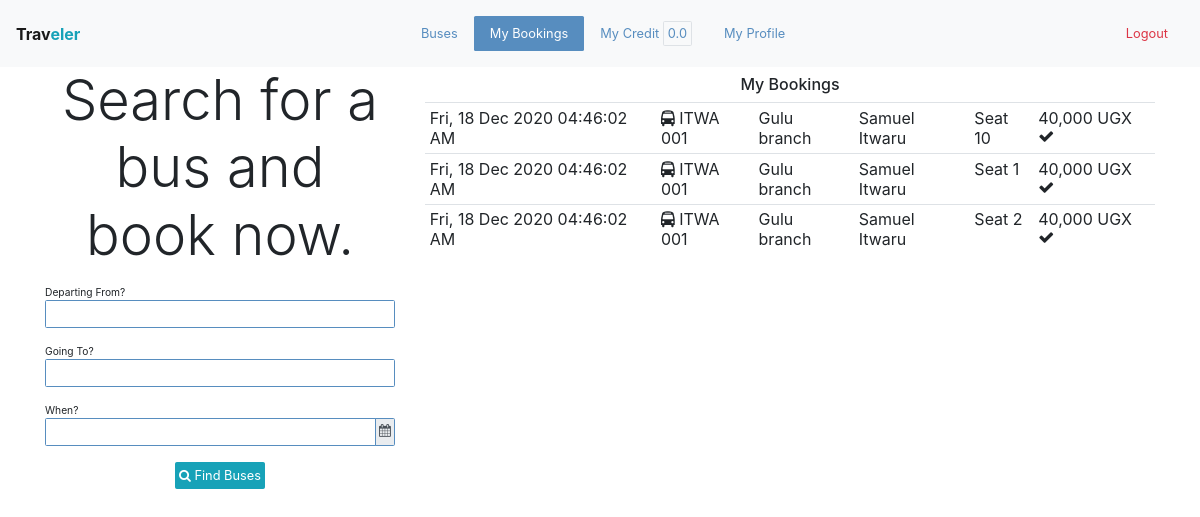
The page /booking/passenger (signed in) on the database as committed earlier.
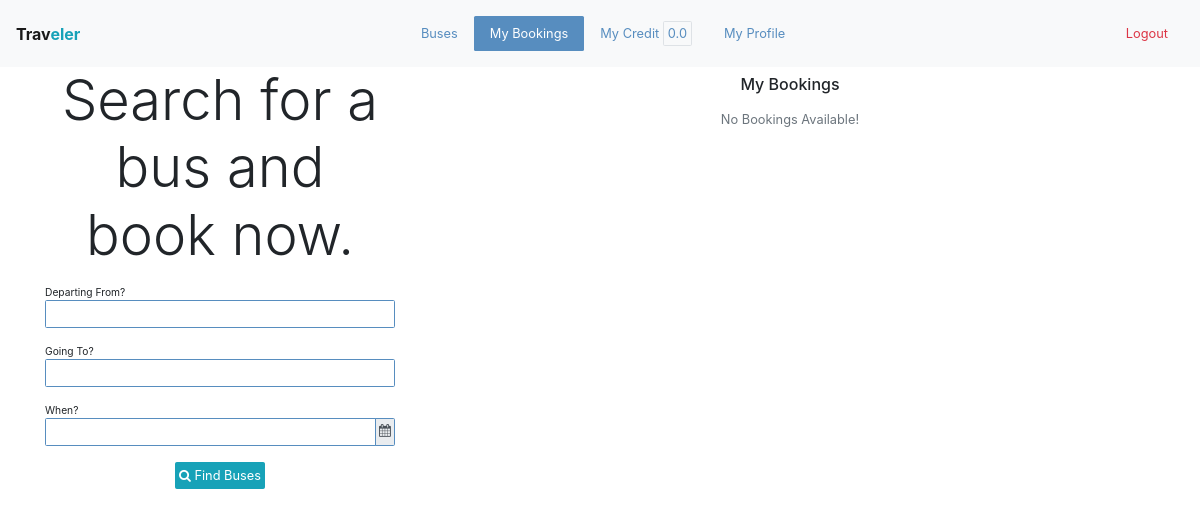
The same page on the database as committed later.
### app/models/models.py (models this page shows, shortened)
class Profile(db.Model):
    id = db.Column(db.Integer, primary_key=True)
    first_name = db.Column(db.String(64))
    last_name = db.Column(db.String(64))
    email = db.Column(db.String(64), unique=True)
    telephone = db.Column(db.String(16))
    email_valid = db.Column(db.Boolean, default=False)
    telephone_valid = db.Column(db.Boolean, default=False)
    credit = db.Column(db.Float, default=0.0)
    is_admin = db.Column(db.Boolean())
    is_manager = db.Column(db.Boolean())
    is_cashier = db.Column(db.Boolean())
    is_passenger = db.Column(db.Boolean())
    branch_id = db.Column(db.Integer, db.ForeignKey("branch.id"))
    user_id = db.Column(db.Integer, db.ForeignKey("user.id", ondelete="CASCADE"))
    payments = db.relationship("Payment", backref="profile")
    def display_name(self):
        return f"{self.first_name} {self.last_name}"

class TimestampedModel(Model):
    created_at = Column(DateTime, default=now())
    updated_at = Column(DateTime)

class Booking(db.Model, TimestampedModel):
    id = db.Column(db.Integer, primary_key=True)
    passenger_name = db.Column(db.String(128), nullable=False)
    passenger_telephone = db.Column(db.String(16))
    seat_number = db.Column(db.String(3))
    pickup = db.Column(db.String(64), nullable=False)
    stop = db.Column(db.String(64), nullable=False)
    fare = db.Column(db.Integer, nullable=False)
    paid = db.Column(db.Boolean, nullable=False)
    branch_id = db.Column(db.Integer, db.ForeignKey("branch.id"), nullable=False)
    bus_id = db.Column(db.Integer, db.ForeignKey("bus.id"), nullable=False)
    created_by = db.Column(db.Integer, db.ForeignKey("user.id"))
    grid_id = db.Column(db.Integer, db.ForeignKey("grid.id"), nullable=False)
    pricing_id = db.Column(db.Integer, db.ForeignKey("pricing.id"), nullable=False)
    payment_id = db.Column(db.Integer, db.ForeignKey("payment.id"))
    payment = db.relationship("Payment", backref=db.backref("booking", uselist=False), cascade="delete")

class Bus(db.Model):
    id = db.Column(db.Integer, primary_key=True)
    number = db.Column(db.String(16))
    columns = db.Column(db.Integer)
    rows = db.Column(db.Integer)
    broadcast = db.Column(db.Boolean)
    departure_time = db.Column(db.DateTime)
    schedule_cancelled_reason = db.Column(db.String(1024))
    booking_deadline = db.Column(db.DateTime)
    free_bus_time = db.Column(db.DateTime)
    branch_id = db.Column(db.Integer, db.ForeignKey("branch.id"))
    company_id = db.Column(db.Integer, db.ForeignKey("company.id"))
    status_id = db.Column(db.Integer, db.ForeignKey("status.id"))
    journey_id = db.Column(db.Integer, db.ForeignKey("journey.id"))
    grids = db.relationship("Grid", backref="bus", cascade="delete", lazy="dynamic")
    bookings = db.relationship("Booking", backref="bus")
    payments = db.relationship("Payment", backref="bus")
    def __str__(self):
        return self.number

class Branch(db.Model):
    id = db.Column(db.Integer, primary_key=True)
    name = db.Column(db.String(64))
    location = db.Column(db.String(64))
    company_id = db.Column(db.Integer, db.ForeignKey("company.id"))
    journeys = db.relationship("Journey", backref="branch")
    members = db.relationship("Profile", backref="branch")
    buses = db.relationship("Bus", backref="branch")
    bookings = db.relationship("Booking", backref="branch")
    def __str__(self):
        return self.name

### app/WEB/views/booking.py (the view)
@booking_bp.route("/passenger", methods=["GET"])
def get_passenger_bookings():
	passenger = current_user
	bookings = Booking.query.filter_by(created_by=passenger.id).all()
	search_buses_form = SearchBusesForm()
	return render_template('booking/passenger-bookings.html', search_buses_form=search_buses_form, bookings=bookings)

### app/WEB/forms/bus.py (shortened to what this page needs)
class SearchBusesForm(FlaskForm):
	UTC_offset = StringField(widget=HiddenInput())
	from_ = StringField("Departing From?", validators=[])
	to = StringField("Going To?", validators=[])
	departure_time = StringField("When?", validators=[])
	submit = SubmitField('Find Bus')
	def __init__(self, *args, **kwargs):
		super().__init__(*args, **kwargs)
		self.datetime_format = app.config.get("TIME_FORMAT")

### app/WEB/context_processors.py (called while the page is built)
@app.context_processor
def application():
	return  {
		"HOST": app.config.get("HOST_ADDRESS")
	}

@app.context_processor
def company():
	context = dict()
	if current_user.is_authenticated:
		context["profile"] = current_user.profile
		branch = current_user.profile.branch
		if branch:
			context["branch"] = branch
			context["company"] = branch.company
	return context

### app/WEB/template_filters.py (called while the page is built)
def datetimeformat(value, format='%H:%M / %d-%m-%Y'):
	if isinstance(value, datetime):
		return value.strftime(format)

def currency(value):
	if isinstance(value, int):
		return f'{value:,} {app.config.get("DEFAULT_CURRENCY", "")}'
	return value

### app/models/models.py (called while the page is built)
    def __str__(self):
        return self.profile.display_name()

### app/setup.py (called while the page is built)
@login_manager.user_loader
def load_user(user_id):
	return User.query.get(user_id)

### app/templates/booking/passenger-bookings.html
{% extends 'index/passenger-base.html' %}
{% block bookings_active %}active{% endblock %}
{% block content %}
	<div class="container">
		<div class="row">
			<div class="col-md-4">
				{% include 'index/search-buses-form.html' %}
			</div>
			<div class="col-md-8">
				<div class="pre-scrollable" style="max-height: 450px;">
					<h5 class="p-2 m-0 text-center">My Bookings</h5>
					<table class="table table-sm table-responsive-md">
						<tbody>
							{% for booking in bookings %}
								<tr>
									<td>{{booking.created_at|datetimeformat('%a, %d %b %Y %r')}}</td>
									<td><span class="fa fa-bus"></span> {{booking.bus}}</td>
									<td>{{booking.branch}} branch</td>
									<td>{{booking.creator}}</td>
									<td>Seat {{booking.seat_number}}</td>
									<td>{{booking.fare|currency}} {% if booking.paid %}<span class="fa fa-check"></span>{% endif %}</td>
								</tr>
							{% else %}
					            <div class="container" align="center">
					                <p class="display-5 text-muted p-2">No Bookings Available!</p>
					            </div>
							{% endfor %}
						</tbody>
					</table>
				</div>
			</div>
		</div>
	</div>
{% endblock %}

### app/templates/index/passenger-base.html (shortened to what this page needs)
{% extends 'base.html' %}
{% block body %}
	<body>
		<nav class="navbar navbar-expand-lg navbar-light bg-light d-flex">
			<strong class="navbar-brand flex-fill">Trav<span class="text-info">eler</span></strong>
			<div class="collapse navbar-collapse" id="navbarText">
					<ul class="nav nav-pills mr-auto">
						<li class="nav-item active">
							<a class="nav-link {% block buses_active %}{% endblock %}" href="{{ url_for('bus.search_buses') }}">Buses</a>
						</li>
						<li class="nav-item">
							<a class="nav-link {% block bookings_active %}{% endblock %}" href="{{ url_for('booking.get_passenger_bookings') }}">My Bookings</a>
						</li>
						<li class="nav-item">
							<a class="nav-link {% block credit_active %}{% endblock %}" href="{{url_for('profile.get_profile_credit')}}">My Credit <span class="p-1 border rounded badge-white">{{profile.credit}}</span></a>
						</li>
						<li class="nav-item">
							<a class="nav-link {% block profile_active %}{% endblock %}" href="{{ url_for('profile.update_profile') }}">My Profile</a>
						</li>
					</ul>
					<span class="navbar-text">
						<a class="nav-link text-danger" href="{{ url_for('index.logout') }}">Logout</a>
				    </span>
			</div>
		</nav>
		{% block content %}
		{% endblock %}
	</body>
{% endblock %}

### app/templates/base.html (shortened to what this page needs)
<html>
	<head>
		<link rel="stylesheet" type="text/css" href="{{ url_for('static', filename='css/bootstrap.min.css') }}">
		<link rel="stylesheet" type="text/css" href="{{ url_for('static', filename='css/cropper.min.css') }}">
		<link rel="stylesheet" type="text/css" href="{{ url_for('static', filename='css/tempusdominus-bootstrap-4.min.css') }}">
		<link rel="stylesheet" type="text/css" href="{{ url_for('static', filename='css/style.css') }}">
		<link rel="stylesheet" type="text/css" href="{{ url_for('static', filename='css/font-awesome.min.css') }}">
	</head>
	<body>
		{% block body %}
		{% endblock %}
	</body>
</html>

### app/templates/index/search-buses-form.html (shortened to what this page needs)
{% from 'helpers.html' import render_string_field, render_UTC_field, render_datetime_field %}
<p class="display-4 text-center">Search for a bus and book now.</p>
<div class="login-content">
<form method="GET" action="{{ url_for('bus.search_buses') }}" >
	{{ render_string_field(search_buses_form.from_) }}
	{{ render_string_field(search_buses_form.to) }}
	{{ render_datetime_field(search_buses_form.departure_time, "departure-time-datetimepicker") }}
	<div align="center" class="border-0">
		<button class="btn btn-info"><span class="fa fa-search"></span> Find Buses</button>
	</div>
</form>
</div>

### app/templates/helpers.html (shortened to what this page needs)
{% macro render_string_field(field) %}
	<div class='form-group'>
		<small>{{field.label.text}}</small>
		{% if field.errors %}
			{{ field(class="form-control is-invalid", **kwargs)|safe }}
			<div class="invalid-feedback">
				{% for error in field.errors %}
					{{ error }}
				{% endfor %}
			</div>
		{% else %}
		{{ field(class="form-control", **kwargs)|safe }}
		{% endif %}
	</div>
{% endmacro %}
{% macro render_datetime_field(field, datetimepicker_id, datetime_format="MMMM DD YYYY, hh:mm A") %}
	<div class="form-group">
		<small>{{field.label.text}}</small>
		{% if field.errors %}
			<div class="input-group date" id="{{datetimepicker_id}}" data-target-input="nearest">
				{{ field(type="text", class="form-control is-invalid datetimepicker-input", data_target="#{{datetimepicker_id}}", **kwargs)|safe }}
				<div class="input-group-append" data-target="#{{datetimepicker_id}}" data-toggle="datetimepicker">
					<div class="input-group-text">
						<i class="fa fa-calendar"></i>
					</div>
				</div>
				<div class="invalid-feedback">
					{% for error in field.errors %}
						{{ error }}
					{% endfor %}
				</div>
			</div>
		{% else %}
		<div class="input-group date" id="{{datetimepicker_id}}" data-target-input="nearest">
			{{ field(type="text", class="form-control datetimepicker-input", data_target='#'+datetimepicker_id, **kwargs)|safe }}
			<div class="input-group-append" data-target="#{{datetimepicker_id}}" data-toggle="datetimepicker">
				<div class="input-group-text">
					<i class="fa fa-calendar"></i>
				</div>
			</div>
		</div>
		{% endif %}
	</div>
{% endmacro %}

### app/static/css/style.css (style rules this page uses)
.login-content { max-width: 510px; margin: 2vh auto; }

Rows that differ between the two databases and show on the page:
removed Booking: created_at "Fri, 18 Dec 2020 04:46:02 AM", bus "ITWA 001", branch "Gulu", creator "Samuel Itwaru", seat_number "10", fare "40,000 UGX", paid True (drawn)
removed Booking: created_at "Fri, 18 Dec 2020 04:46:02 AM", bus "ITWA 001", branch "Gulu", creator "Samuel Itwaru", seat_number "1", fare "40,000 UGX", paid True (drawn)
removed Booking: created_at "Fri, 18 Dec 2020 04:46:02 AM", bus "ITWA 001", branch "Gulu", creator "Samuel Itwaru", seat_number "2", fare "40,000 UGX", paid True (drawn)
Other text that changed with them:
text now shown: "No Bookings Available!"
